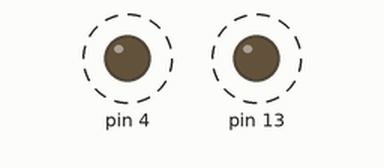
This sketch was run on a simulated Arduino Uno, built with avr-gcc and run on an emulated ATmega328P. Shown: output pins drawn as LEDs (lit = HIGH). Dashed ring = blinking.

Above: at 0.5 s.
Timing chart, 0 to 3.0 s (numbered marks = the images above):
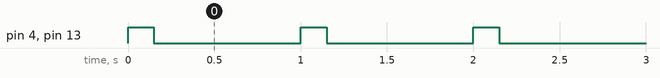

The sketch:

frequency_pulse.ino
```cpp
double timm = 1000;
double dut = 0.15;
void setup() {
  pinMode(4, OUTPUT);
  pinMode(13, OUTPUT);
}
void loop() {
  digitalWrite(4, HIGH);
  digitalWrite(13, HIGH);
  delay(timm*dut);
  digitalWrite(4, LOW);
  digitalWrite(13, LOW);
  delay(timm*(1-dut));
}
```

Measured:
- by itself, pin 4, pin 13: alternates HIGH for 0.15 s and LOW for 0.85 s
